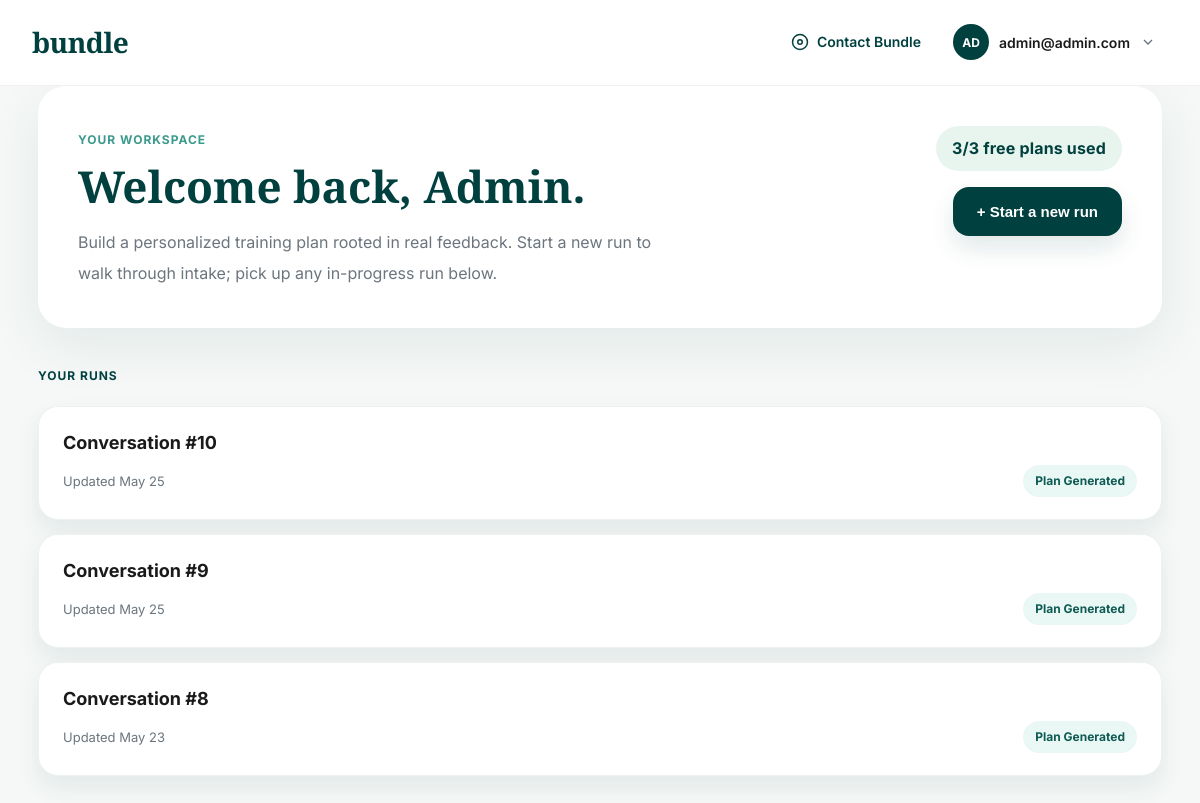
Screenshot of / (signed in) with the database file from the repository.
### builder/models.py (models this page shows, shortened)
class BuilderRun(models.Model):
    STATUS_CHOICES = [
        ('in_progress', 'In Progress'),
        ('recommendation_ready', 'Recommendation Ready'),
        ('plan_generated', 'Plan Generated'),
        ('cta_clicked', 'CTA Clicked'),
    ]
    user = models.ForeignKey(
        settings.AUTH_USER_MODEL,
        on_delete=models.CASCADE,
        null=True, blank=True,
        related_name='builder_runs',
    )
    session_key = models.CharField(max_length=200, db_index=True, blank=True)
    title = models.CharField(max_length=200, blank=True)  # display name in thread list
    status = models.CharField(max_length=30, choices=STATUS_CHOICES, default='in_progress')
    current_stage = models.IntegerField(default=1)
    company_name = models.CharField(max_length=200, blank=True)
    industry = models.CharField(max_length=200, blank=True)
    team_size = models.CharField(max_length=100, blank=True)
    training_goal = models.TextField(blank=True)
    focus_type = models.CharField(max_length=50, blank=True)
    budget_tier = models.CharField(max_length=30, blank=True)
    timeline = models.CharField(max_length=200, blank=True)
    role_title = models.CharField(max_length=200, blank=True)
    seniority_level = models.CharField(max_length=100, blank=True)
    observed_challenges = models.TextField(blank=True)
    success_metrics = models.TextField(blank=True)
    training_constraints = models.TextField(blank=True)
    entry_point = models.CharField(max_length=30, blank=True)
    target_type = models.CharField(max_length=20, blank=True)
    has_performance_data = models.CharField(max_length=20, blank=True)
    uploaded_data = models.TextField(blank=True)
    jd_content = models.TextField(blank=True)
    diagnostic_answers = models.TextField(blank=True)
    selected_scenario = models.CharField(max_length=5, blank=True)
    num_sessions = models.IntegerField(default=0)
    ai_analysis_json = models.TextField(blank=True, default='')
    final_plan_json = models.TextField(blank=True, default='')
    final_plan = models.TextField(blank=True)
    chat_history = models.TextField(blank=True, default='[]')
    user_flags = models.TextField(blank=True, default='[]')
    contact_name = models.CharField(max_length=200, blank=True)
    contact_email = models.EmailField(blank=True)
    contact_phone = models.CharField(max_length=50, blank=True)
    booked_date = models.CharField(max_length=50, blank=True)
    booked_time = models.CharField(max_length=50, blank=True)
    created_at = models.DateTimeField(auto_now_add=True)
    updated_at = models.DateTimeField(auto_now=True)
    class Meta:
        ordering = ['-updated_at']
    def display_title(self):
        if self.company_name:
            return self.company_name
        if self.title:
            return self.title
        return f"Conversation #{self.id}"

### builder/views.py (the view)
# urls.py: path('', views.index, name='index'),
@login_required
def index(request):
    return render(request, 'builder/dashboard.html', _dashboard_context(request))

### builder/views.py (called while the page is built)
def _dashboard_context(request):
    runs_used = BuilderRun.objects.filter(user=request.user).count()
    return {
        'threads':    BuilderRun.objects.filter(user=request.user).order_by('-updated_at')[:20],
        'runs_used':  runs_used,
        'free_limit': FREE_LIMIT,
        'is_locked':  runs_used >= FREE_LIMIT,
    }

### builder/templates/builder/dashboard.html (shortened to what this page needs)
{% extends 'builder/base.html' %}
{% load static %}
{% block body_class %}page-dashboard{% endblock %}
{% block content %}
<div class="app-shell">
  {% include 'builder/includes/app_header.html' %}
  <div class="dashboard-page">
    <main class="dashboard-main">
      <section class="workspace-hero">
        <div class="hero-copy">
          <div class="eyebrow-label">YOUR WORKSPACE</div>
          <h1>Welcome back, {{ request.user.get_full_name|default:request.user.username|title }}.</h1>
          <p>Build a personalized training plan rooted in real feedback. Start a new run to walk through intake; pick up any in-progress run below.</p>
        </div>
        <div class="hero-actions">
          <span class="plan-pill">{{ runs_used }}/{{ free_limit }} free plans used</span>
          {% if is_locked %}
          <button class="btn-primary" type="button" disabled title="Free plan limit reached">+ Start a new run</button>
          {% else %}
          <a href="{% url 'chat_new' %}" class="btn-primary btn-primary-link">+ Start a new run</a>
          {% endif %}
        </div>
      </section>
      <section class="runs-section">
        <div class="runs-heading">
          <span class="runs-label">YOUR RUNS</span>
        </div>
        <div class="runs-list">
          {% if threads %}
            {% for run in threads %}
            <a href="{% url 'chat_thread' run.id %}" class="run-card">
              <div class="run-card-title">{{ run.display_title }}</div>
              <div class="run-card-meta">
                <span>Updated {{ run.updated_at|date:"M j" }}</span>
                <span class="run-status">{{ run.get_status_display }}</span>
              </div>
            </a>
            {% endfor %}
          {% else %}
            <div class="run-card run-card-empty">
              <div class="run-card-title">No runs yet</div>
              <div class="run-card-meta">Start a new run to build your first training plan.</div>
            </div>
          {% endif %}
        </div>
      </section>
    </main>
  </div>
</div>
{% endblock %}

### builder/templates/builder/includes/app_header.html (shortened to what this page needs)
{% load static %}
<header class="dashboard-header">
  <div class="dashboard-brand">
    <a href="{% url 'index' %}" class="dashboard-logo-link" aria-label="Bundle home">
      <span id="logoText" class="dashboard-logo-wordmark" style="display:none">bundle</span>
    </a>
  </div>
  <div class="dashboard-actions">
    <a href="mailto:hello@bundle.com" class="dashboard-contact">
      <svg class="dashboard-contact-icon" viewBox="0 0 24 24" fill="none" stroke="currentColor" stroke-width="2" aria-hidden="true">
        <circle cx="12" cy="12" r="10"></circle>
        <circle cx="12" cy="12" r="3"></circle>
      </svg>
      Contact Bundle
    </a>
    <div class="dashboard-user-menu" id="userMenu">
      <button type="button" class="dashboard-user-pill" id="userMenuBtn" aria-label="Account menu" aria-expanded="false" aria-controls="userMenuDropdown">
        <span class="dashboard-avatar">{% if request.user.first_name %}{{ request.user.first_name|slice:":1"|upper }}{% if request.user.last_name %}{{ request.user.last_name|slice:":1"|upper }}{% endif %}{% else %}{{ request.user.username|slice:":2"|upper }}{% endif %}</span>
        <span class="dashboard-user-name">{{ request.user.email|default:request.user.username }}</span>
        <svg class="dashboard-user-chevron" viewBox="0 0 24 24" fill="none" stroke="currentColor" stroke-width="2" aria-hidden="true">
          <polyline points="6 9 12 15 18 9"></polyline>
        </svg>
      </button>
    </div>
  </div>
</header>

### rows the page displays
BuilderRun: display_title "Conversation #10", updated_at "May 25", status "Plan Generated"
BuilderRun: display_title "Conversation #9", updated_at "May 25", status "Plan Generated"
BuilderRun: display_title "Conversation #8", updated_at "May 23", status "Plan Generated"

### other values shown
{{ request.user.username|slice:":2"|upper }} "AD"
{{ request.user.email|default:request.user.username }} "admin@admin.com"
{{ request.user.get_full_name|default:request.user.username|title }} "Admin"
{{ runs_used }} "3"
{{ free_limit }} "3"
